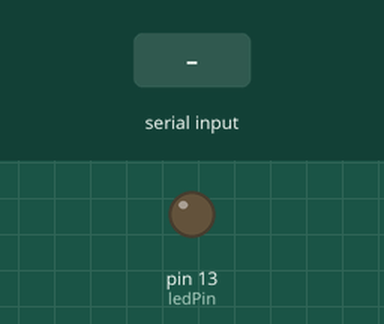
Simulated run of this sketch. Board: Arduino Uno, built with avr-gcc and run on an emulated ATmega328P. Shown: output pins drawn as LEDs (lit = HIGH). The inputs (shaded band) are chosen by the test bench.

Above: at 1.3 s.
1.4 s: "0" received over Serial
At 2.4 s:
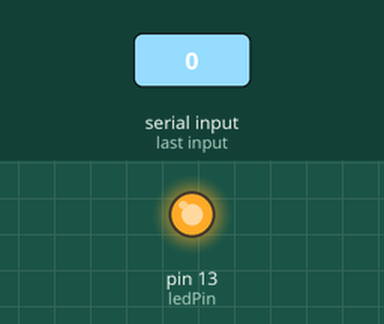
3.1 s: "1" received over Serial
At 3.6 s:
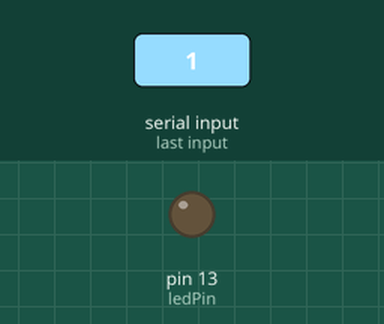
Timing chart, 0 to 6.1 s (numbered marks = the images above; inputs shaded):
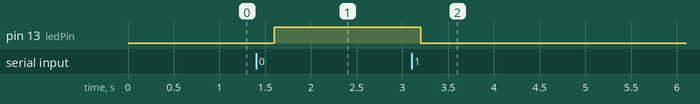

Measured:
- after the input at 1.4 s, pin 13 (ledPin): LOW → HIGH after 0.20 s
- after the input at 3.1 s, pin 13 (ledPin): HIGH → LOW after 0.10 s

The sketch:

ComunicacionSerialArduino.ino
```cpp
int ledPin = 13;
char opc;
void setup() {
  // put your setup code here, to run once:
  pinMode(ledPin, OUTPUT);
  digitalWrite(ledPin, LOW);
  Serial.begin(9600);
}

void loop() {
  delay(200);
}

void serialEvent() {
  while (Serial.available())
  {
    // Obtiene el nuevo byte:
    opc = (char)Serial.read();
    // Añade el nuevo byte a la cadena de entrada:
    switch (opc)
    {
      case '0':
        digitalWrite(ledPin, HIGH);
        break;
      case '1':
        digitalWrite(ledPin, LOW);
        break;
    }
  }
}
```
